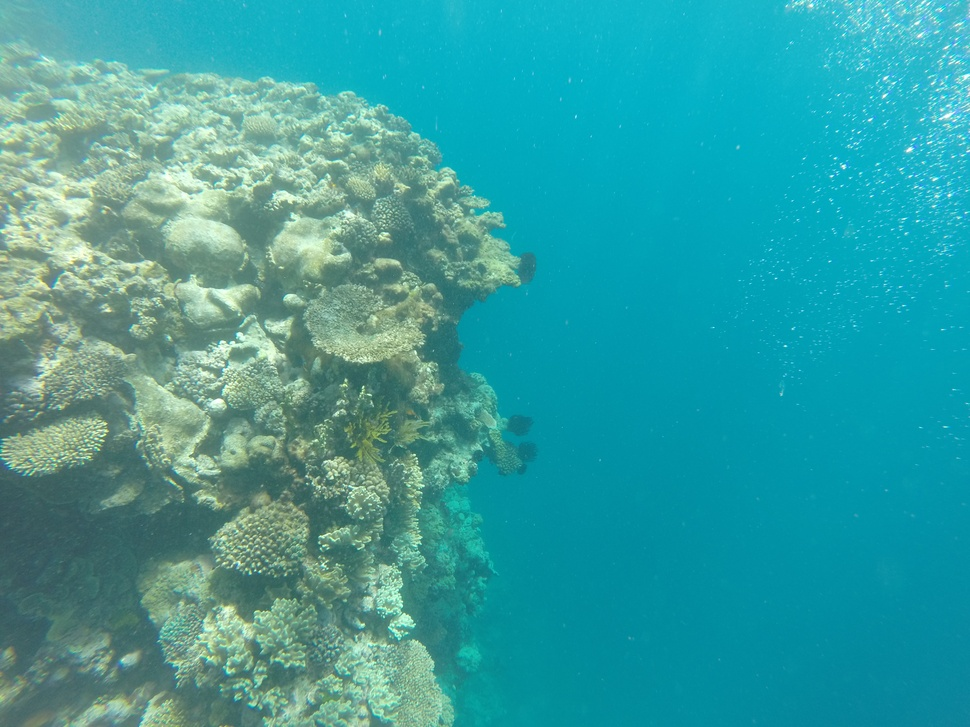
%> input picture Fourier/Images/coral_reef.jpg, 970 x 727 px, shrunk from 3680 x 2760 before the run
$ octave fourier.m   (GNU Octave 9; MATLAB toolbox functions it lacks are replaced by stand-ins)
%> lines starting %> are read from the running program, lines starting %| are printed output that depends on the picture
% Author: Chris Forte
% Date: September 27, 2022
% Title: Fast Fourier Transform
% Description: Produces a visual representation of an image's Fast Fourier Transform magnitude.

% Read Color Photo
image = imread('coral_reef.jpg');
%> image is the input picture: size 727x970x3 uint8; mean R, G, B 53.9, 158.3, 160.6
figure();
imshow(image);
title("Color Image");

% Convert to Grayscale
gray = rgb2gray(image);
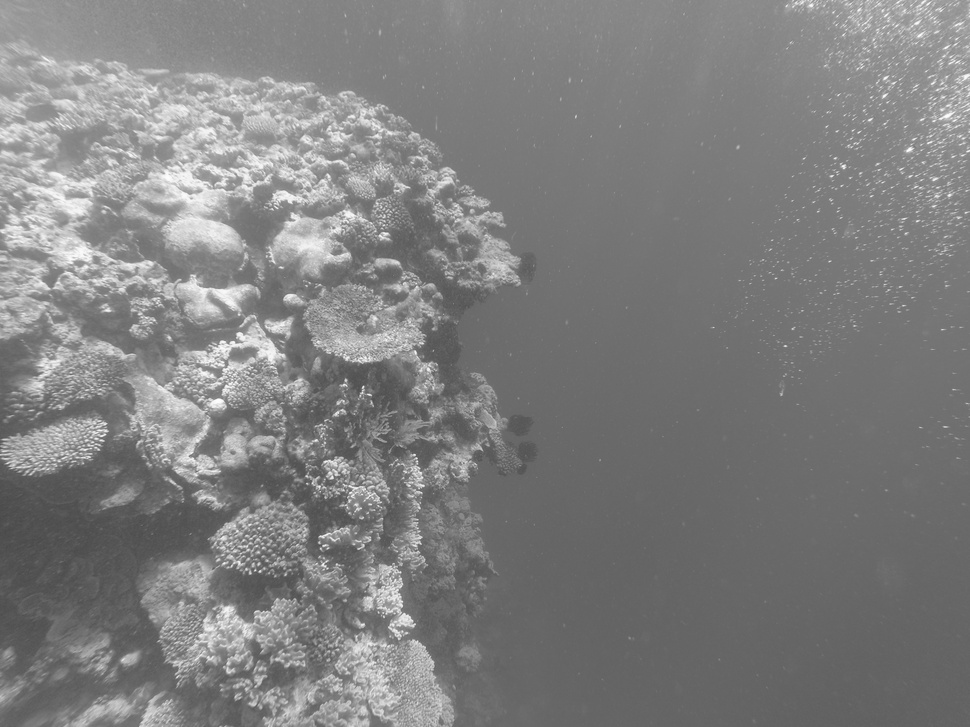
%> gray: size 727x970 uint8; min 73, max 253, mean 127.4

figure();
imshow(gray);
title("Grayscale Image");

% Calculate the Fast Fourier Transform
F = fft2(double(gray));
S = fftshift(F);
L = log2(S);
A = abs(L);
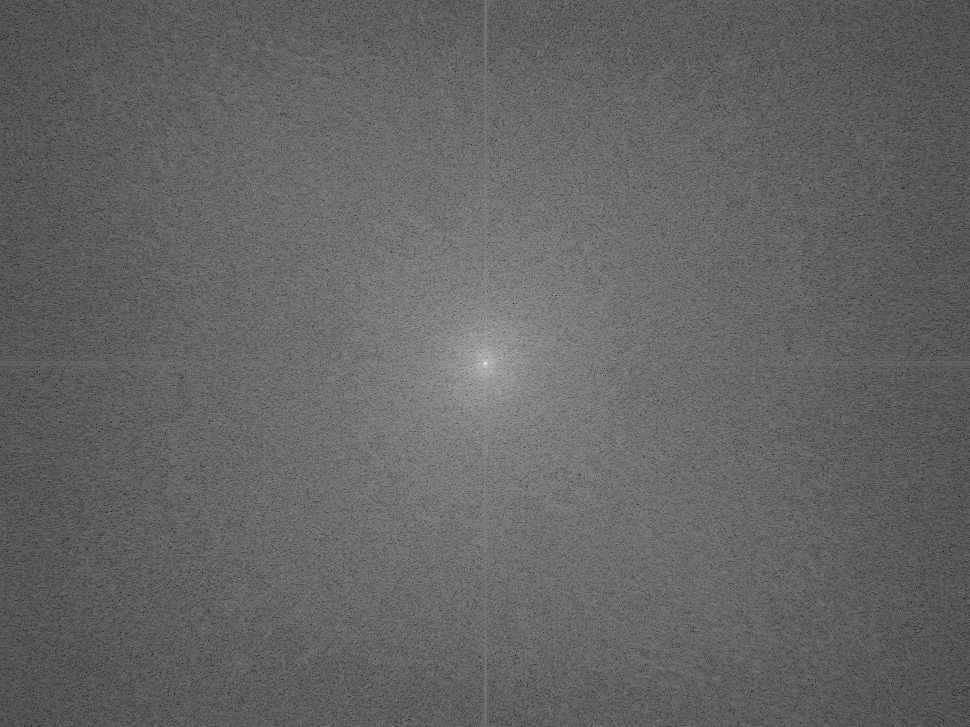
%> A: size 727x970 double; min 3.1, max 26.42, mean 12.4; drawn with min black and max white
figure();
imagesc(A);
axis image;
title("Magnitude of FFT Image");
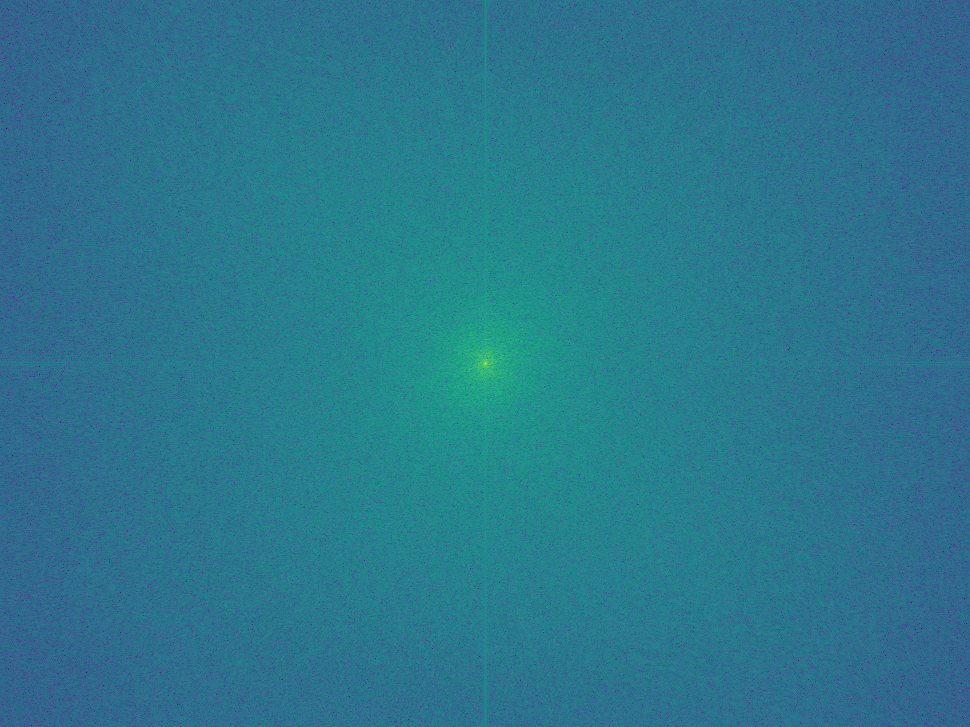
%> displayed picture: size 727x970x3, on the screen's scale of 0 to 255; mean R, G, B 42.4, 119.2, 141.6
